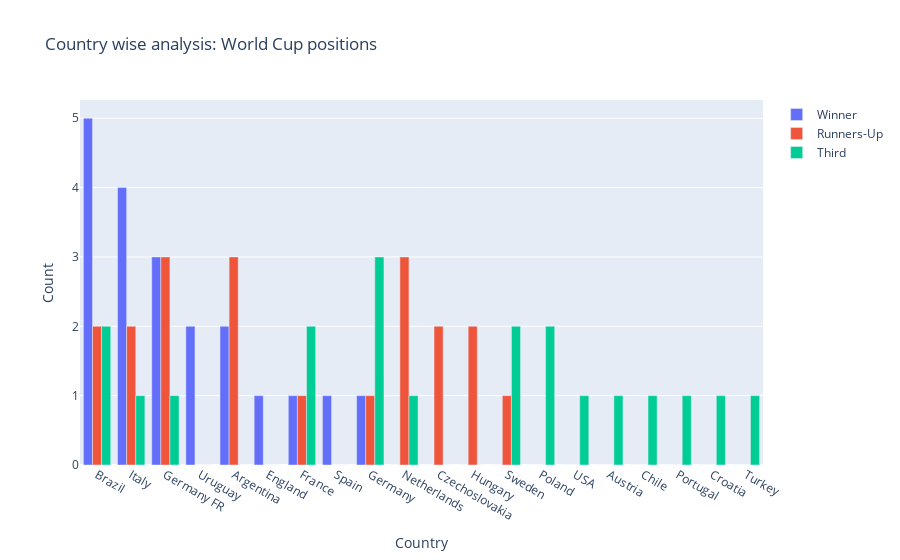

Write notebook code for a chart like this one.
### Code cell
import plotly
plotly.offline.init_notebook_mode(connected=True)

import plotly.graph_objects as go

fig = go.Figure(data=[
    go.Bar(name='Winner', x=teams.index, y=teams.iloc[:, 0]),
    go.Bar(name='Runners-Up', x=teams.index, y=teams.iloc[:, 1]),
    go.Bar(name='Third', x=teams.index, y=teams.iloc[:, 2])
])

fig.update_layout(
    barmode='group',
    title_text='Country wise analysis: World Cup positions',
    xaxis_title='Country',
    yaxis_title='Count'
)

fig.show()

### Figure 1 — Plotly figure (JSON) as saved in the notebook; plotly's stock layout.template omitted (floating-point values rounded to 4 significant figures)
{"data": [{"name": "Winner", "x": ["Brazil", "Italy", "Germany FR", "Uruguay", "Argentina", "England", "France", "Spain", "Germany", "Netherlands", "Czechoslovakia", "Hungary", "Sweden", "Poland", "USA", "Austria", "Chile", "Portugal", "Croatia", "Turkey"], "y": [5, 4, 3, 2, 2, 1, 1, 1, 1, 0, 0, 0, 0, 0, 0, 0, 0, 0, 0, 0], "type": "bar"}, {"name": "Runners-Up", "x": ["Brazil", "Italy", "Germany FR", "Uruguay", "Argentina", "England", "France", "Spain", "Germany", "Netherlands", "Czechoslovakia", "Hungary", "Sweden", "Poland", "USA", "Austria", "Chile", "Portugal", "Croatia", "Turkey"], "y": [2, 2, 3, 0, 3, 0, 1, 0, 1, 3, 2, 2, 1, 0, 0, 0, 0, 0, 0, 0], "type": "bar"}, {"name": "Third", "x": ["Brazil", "Italy", "Germany FR", "Uruguay", "Argentina", "England", "France", "Spain", "Germany", "Netherlands", "Czechoslovakia", "Hungary", "Sweden", "Poland", "USA", "Austria", "Chile", "Portugal", "Croatia", "Turkey"], "y": [2, 1, 1, 0, 0, 0, 2, 0, 3, 1, 0, 0, 2, 2, 1, 1, 1, 1, 1, 1], "type": "bar"}], "layout": {"title": {"text": "Country wise analysis: World Cup positions"}, "barmode": "group", "xaxis": {"title": {"text": "Country"}}, "yaxis": {"title": {"text": "Count"}}}}
